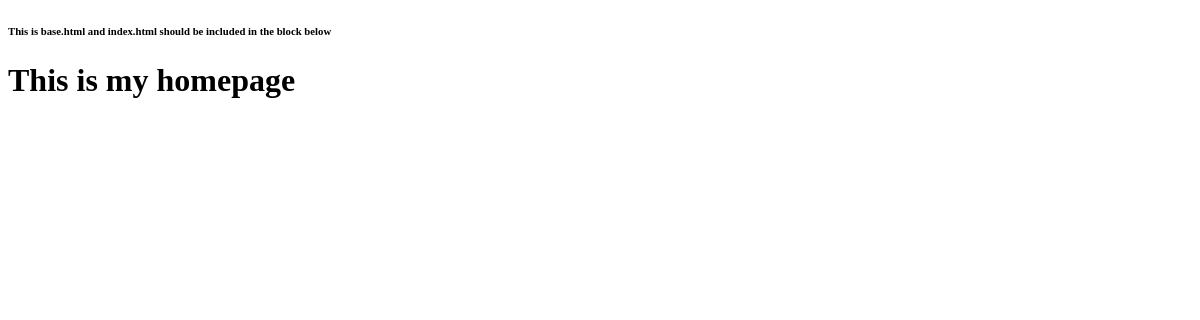
Before: / with the older database file.
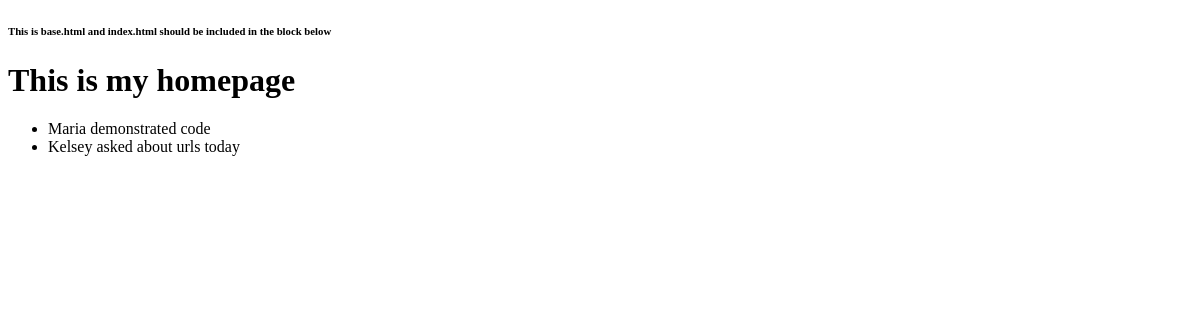
After: the same page with the newer database file.
### highfives/models.py (models this page shows)
class HighFive(models.Model):
    title = models.CharField(max_length=150, blank=True)
    text = models.TextField(blank=True)
    date_added = models.DateTimeField(auto_now_add=True)
    def __str__(self):
        return self.title

### highfives/views.py (the view)
# urls.py: path('', views.list_highfives, name='home')
def list_highfives(request):
    highfives = HighFive.objects.all()
    return render(
        request,
        'highfives/index.html',
        {'highfives': highfives}
    )

### highfives/templates/highfives/index.html
{% extends 'h5_base.html' %}
{% block content %}
<h1>This is my homepage</h1>
<ul>
{% for h5 in highfives %}
<li>{{ h5 }}</li>
{% endfor %}
</ul>
{% endblock %}

### highfives/templates/h5_base.html (shortened to what this page needs)
<!DOCTYPE html>
<html lang="en">
<head>
</head>
<body>
    <h6>This is base.html and index.html should be included in the block below</h6>
    {% block content %}
    {% endblock %}
</body>
</html>

Changed rows visible on the page:
added HighFive: title "Maria demonstrated code"
added HighFive: title "Kelsey asked about urls today"
